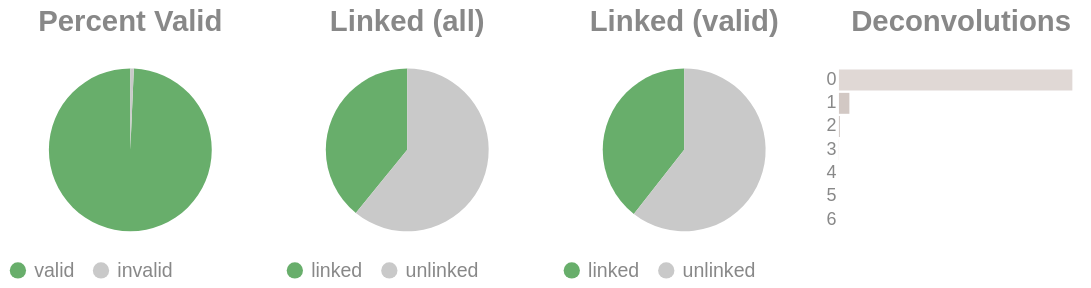

The notebook cell saved with this chart:
### Code cell
if SKIPLR:
    pass
else:
    clash = Counter()
    for i in valids['molecule'].to_list():
        _mol = i.split("-")
        if len(_mol) == 1:
            clash.update('0')
        else:
            clash.update(_mol[-1])

    _d = {"deconvolutions": [], 'count': []}
    for k,v in clash.items():
        _d['deconvolutions'].append(k)
        _d['count'].append(v)

    tot_valid = valids['reads'].sum()
    mask = valids['reads'] >= 2
    n_linked_reads = valids.filter(mask)['reads'].sum()
    if n_linked_reads == 0:
        print_html("No linked molecules (>=2 reads) were detected; skipping linked-only distributions.")
        SKIPLR = True
    else:
        perc_valid = round(tot_valid / n_reads, 4)
        linked_perc_abs = round(n_linked_reads / n_reads, 4)
        linked_perc = round(n_linked_reads / tot_valid, 4)

    _valid = pl.DataFrame({"valids": ['valid', 'invalid'], "count": [tot_valid, n_reads - tot_valid]})
    _linked_abs = pl.DataFrame({"linked (absolute)": ['linked', 'unlinked'], "count": [n_linked_reads, n_reads - n_linked_reads]})
    _linked_rel = pl.DataFrame({"linked (valids)": ['linked', 'unlinked'], "count": [n_linked_reads, tot_valid - n_linked_reads]})

    (
        alt.hconcat(
            piechart(_valid, goodval = 'valid', title = "Percent Valid"),
            piechart(_linked_abs, goodval = "linked", title =  "Linked (all)"),
            piechart(_linked_rel, goodval = "linked", title =  "Linked (valid)"),
            convolutionbar(pl.DataFrame(_d), title = "Deconvolutions"),
            center = True,
            bounds = 'flush'
        )
        .resolve_scale(color='independent')
        .resolve_legend('independent')
        .properties(usermeta={'embedOptions': {"actions": False}})
    ).display()

### Figure 1 — Vega-Lite specification as saved in the notebook (floating-point values rounded to 4 significant figures)
{"width": "container", "height": 400, "config": {"title": {"anchor": "start", "dy": -15, "fontSize": 18, "color": "#888888", "subtitleColor": "#888888", "subtitleFontSize": 14}, "arc": {"fill": "#0072B2"}, "axis": {"domainColor": "#888888", "domainWidth": 0.5, "gridWidth": 0.2, "grid": false, "titleFontWeight": 400, "titleFontSize": 15, "labelFontSize": 11, "labelColor": "#888888", "tickColor": "#888888", "tickWidth": 0.2, "titleColor": "#888888"}, "axisBand": {"grid": false}, "axisX": {"grid": true, "tickSize": 10, "domainCap": "round"}, "axisY": {"domain": false, "grid": true, "tickSize": 0, "domainCap": "round"}, "background": "transparent", "header": {"labelFontSize": 15, "labelColor": "#888888", "titleFontSize": 15, "titleFontWeight": 600, "titleColor": "#888888"}, "legend": {"labelFont": "sans-serif", "labelFontSize": 12, "labelColor": "#888888", "symbolSize": 100, "symbolType": "circle", "titleFontSize": 12, "titlePadding": 10, "titleColor": "#888888", "title": null}, "range": {"category": ["#E69F00", "#56B4E9", "#009E73", "#F0E442", "#0072B2", "#D55E00", "#CC79A7", "#000000"], "diverging": ["#cfe8f3", "#a2d4ec", "#73bfe2", "#46abdb", "#1696d2", "#12719e"]}, "area": {"fill": "#0072B2", "fillOpacity": 0.7, "line": true, "strokeOpacity": 0.7}, "line": {"color": "#0072B2", "stroke": "#0072B2", "strokeWidth": 2}, "trail": {"color": "#0072B2", "stroke": "#0072B2", "strokeWidth": 0, "size": 1}, "point": {"filled": true, "fillOpacity": 1.0, "size": 95}, "text": {"color": "#888888", "fontSize": 11, "align": "right", "fontWeight": 400, "size": 11}, "bar": {"fill": "#0072B2", "stroke": null}, "view": {"stroke": null, "continuousWidth": 660, "continuousHeight": 400}}, "hconcat": [{"data": {"name": "data-04a2e109124a0f5d823cbf107d616753"}, "mark": {"type": "arc"}, "encoding": {"color": {"field": "valids", "legend": {"orient": "bottom", "title": null}, "scale": {"domain": ["valid", "invalid"], "range": ["#68ae6b", "#C9C9C9"]}, "title": "Valids", "type": "nominal"}, "theta": {"field": "count", "type": "quantitative"}, "tooltip": [{"field": "valids", "title": "Valids", "type": "ordinal"}, {"field": "percent", "format": ".2%", "title": "Percent", "type": "quantitative"}, {"field": "count", "title": "Count", "type": "quantitative"}]}, "height": 100, "title": {"text": "Percent Valid", "align": "center", "anchor": "middle"}, "transform": [{"calculate": "datum.count / 7989033", "as": "percent"}], "width": 150}, {"data": {"name": "data-2baf897ce206e91dc653c048d03a39f3"}, "mark": {"type": "arc"}, "encoding": {"color": {"field": "linked (absolute)", "legend": {"orient": "bottom", "title": null}, "scale": {"domain": ["linked", "unlinked"], "range": ["#68ae6b", "#C9C9C9"]}, "title": "Linked (Absolute)", "type": "nominal"}, "theta": {"field": "count", "type": "quantitative"}, "tooltip": [{"field": "linked (absolute)", "title": "Linked (Absolute)", "type": "ordinal"}, {"field": "percent", "format": ".2%", "title": "Percent", "type": "quantitative"}, {"field": "count", "title": "Count", "type": "quantitative"}]}, "height": 100, "title": {"text": "Linked (all)", "align": "center", "anchor": "middle"}, "transform": [{"calculate": "datum.count / 7989033", "as": "percent"}], "width": 150}, {"data": {"name": "data-9172b3be3887cb3cefb50ac03cad4a19"}, "mark": {"type": "arc"}, "encoding": {"color": {"field": "linked (valids)", "legend": {"orient": "bottom", "title": null}, "scale": {"domain": ["linked", "unlinked"], "range": ["#68ae6b", "#C9C9C9"]}, "title": "Linked (Valids)", "type": "nominal"}, "theta": {"field": "count", "type": "quantitative"}, "tooltip": [{"field": "linked (valids)", "title": "Linked (Valids)", "type": "ordinal"}, {"field": "percent", "format": ".2%", "title": "Percent", "type": "quantitative"}, {"field": "count", "title": "Count", "type": "quantitative"}]}, "height": 100, "title": {"text": "Linked (valid)", "align": "center", "anchor": "middle"}, "transform": [{"calculate": "datum.count / 7933940", "as": "percent"}], "width": 150}, {"data": {"name": "data-61087639b642d20d9cd34657937e4acd"}, "mark": {"type": "bar"}, "encoding": {"color": {"field": "deconvolutions", "legend": null, "scale": {"scheme": "lightgreyred"}, "type": "nominal"}, "tooltip": [{"field": "deconvolutions", "title": "Deconvolutions", "type": "ordinal"}, {"field": "percent", "format": ".2%", "title": "Percent", "type": "quantitative"}, {"field": "count", "title": "Count", "type": "quantitative"}], "x": {"axis": null, "field": "count", "type": "quantitative"}, "y": {"field": "deconvolutions", "sort": "ascending", "title": null, "type": "nominal"}}, "height": 100, "title": {"text": "Deconvolutions", "align": "center", "anchor": "middle"}, "transform": [{"calculate": "datum.count / 6009313", "as": "percent"}], "width": 150}], "bounds": "flush", "center": true, "resolve": {"legend": {"angle": "independent"}, "scale": {"color": "independent"}}, "usermeta": {"embedOptions": {"actions": false}}, "$schema": "https://vega.github.io/schema/vega-lite/v6.1.0.json", "datasets": {"data-04a2e109124a0f5d823cbf107d616753": [{"valids": "valid", "count": 7933940}, {"valids": "invalid", "count": 55093}], "data-2baf897ce206e91dc653c048d03a39f3": [{"linked (absolute)": "linked", "count": 3125777}, {"linked (absolute)": "unlinked", "count": 4863256}], "data-9172b3be3887cb3cefb50ac03cad4a19": [{"linked (valids)": "linked", "count": 3125777}, {"linked (valids)": "unlinked", "count": 4808163}], "data-61087639b642d20d9cd34657937e4acd": [{"deconvolutions": "0", "count": 5731578}, {"deconvolutions": "1", "count": 256567}, {"deconvolutions": "2", "count": 19137}, {"deconvolutions": "3", "count": 1809}, {"deconvolutions": "4", "count": 192}, {"deconvolutions": "5", "count": 27}, {"deconvolutions": "6", "count": 3}]}}
